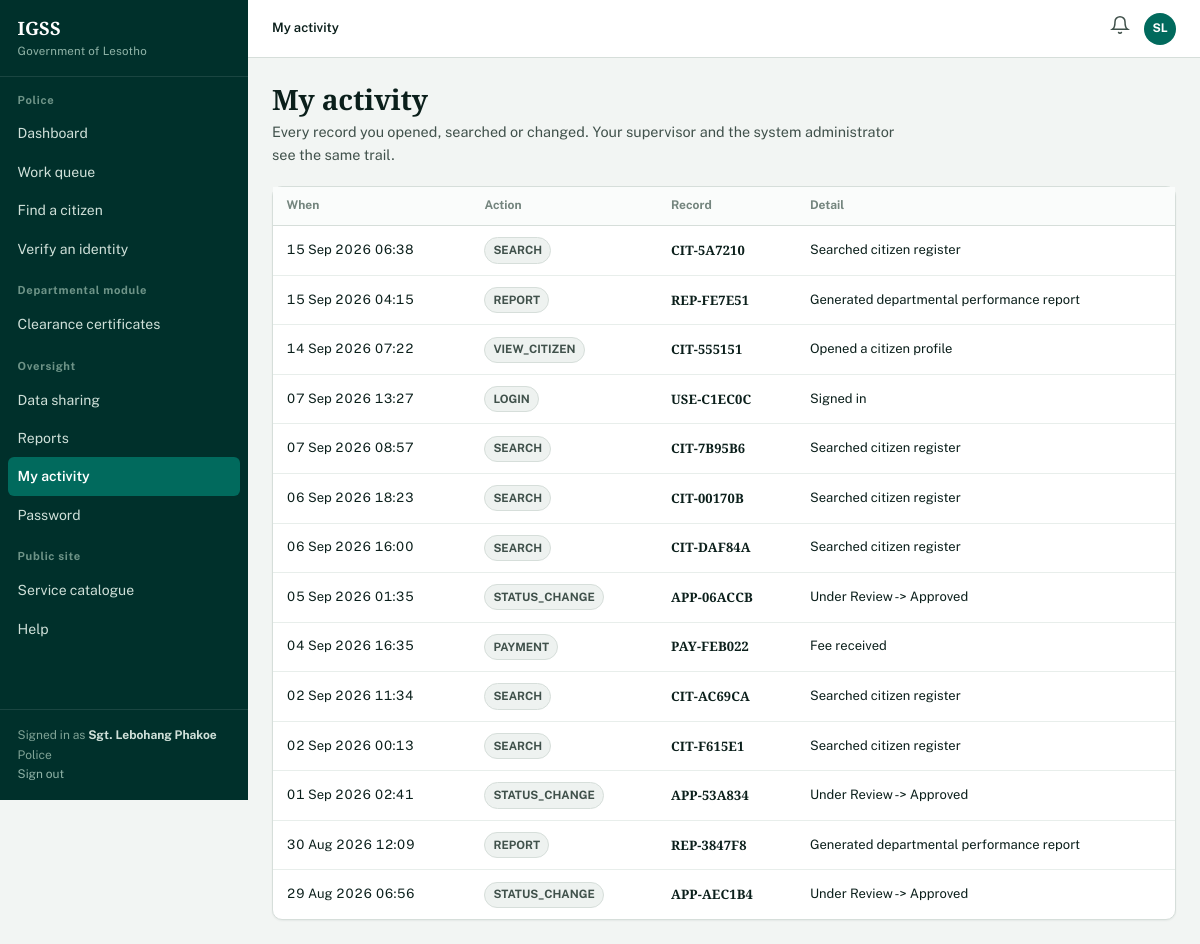
The page /staff/activity (signed in) on the database its author committed.
### models.py (models this page shows, shortened)
class Department(db.Model):
    __tablename__ = "departments"
    id = db.Column(db.Integer, primary_key=True)
    code = db.Column(db.String(6), unique=True, nullable=False)
    name = db.Column(db.String(100), nullable=False)
    ministry = db.Column(db.String(120))
    description = db.Column(db.Text)
    contact_phone = db.Column(db.String(30))
    contact_email = db.Column(db.String(120))
    head_office = db.Column(db.String(120))
    employees = db.relationship("Employee", back_populates="department")
    services = db.relationship("Service", back_populates="department")
    applications = db.relationship("Application", back_populates="department")

class Employee(db.Model):
    __tablename__ = "employees"
    id = db.Column(db.Integer, primary_key=True)
    user_id = db.Column(db.Integer, db.ForeignKey("users.id"), unique=True)
    department_id = db.Column(db.Integer, db.ForeignKey("departments.id"))
    employee_no = db.Column(db.String(20), unique=True, nullable=False)
    full_name = db.Column(db.String(120), nullable=False)
    position = db.Column(db.String(80))
    office = db.Column(db.String(80))
    phone = db.Column(db.String(20))
    can_approve = db.Column(db.Boolean, default=False)
    is_manager = db.Column(db.Boolean, default=False)
    created_at = db.Column(db.DateTime, default=datetime.utcnow)
    user = db.relationship("User", back_populates="employee")
    department = db.relationship("Department", back_populates="employees")
    handled = db.relationship("Application", back_populates="officer",
                              foreign_keys="Application.officer_id")

class AuditLog(db.Model):
    __tablename__ = "audit_logs"
    id = db.Column(db.Integer, primary_key=True)
    user_id = db.Column(db.Integer, db.ForeignKey("users.id"))
    actor = db.Column(db.String(120))
    department = db.Column(db.String(60))
    action = db.Column(db.String(60), index=True)
    entity = db.Column(db.String(60))
    entity_ref = db.Column(db.String(60))
    description = db.Column(db.Text)
    ip_address = db.Column(db.String(45))
    timestamp = db.Column(db.DateTime, default=datetime.utcnow, index=True)
    user = db.relationship("User", back_populates="audit_logs")

### blueprints/employee.py (the view)
@employee_bp.route("/activity")
@employee_required
def activity():
    logs = AuditLog.query.filter_by(user_id=current_user.id).order_by(
        AuditLog.timestamp.desc()).limit(200).all()
    return render_template("employee/activity.html", logs=logs)

### models.py (called while the page is built)
@login_manager.user_loader
def load_user(user_id):
    return db.session.get(User, int(user_id))

    @property
    def is_citizen(self):
        return self.role == "citizen"

    @property
    def is_employee(self):
        return self.role == "employee"

    @property
    def display_name(self):
        if self.citizen:
            return f"{self.citizen.first_name} {self.citizen.last_name}"
        if self.employee:
            return self.employee.full_name
        return self.username

    @property
    def initials(self):
        parts = self.display_name.split()
        return "".join(p[0] for p in parts[:2]).upper() or "?"

    @property
    def unread_count(self):
        return sum(1 for n in self.notifications if not n.read)

### utils/security.py (called while the page is built)
def role_required(*roles):
    def decorator(view):
        @wraps(view)
        def wrapped(*args, **kwargs):
            if not current_user.is_authenticated:
                return redirect(url_for("auth.login", next=request.path))
            if current_user.role not in roles:
                flash("Your account does not have access to that area.", "danger")
                return redirect(url_for("main.home"))
            return view(*args, **kwargs)
        return wrapped
    return decorator

### templates/employee/activity.html (shortened to what this page needs)
{% extends "base.html" %}
{% from "partials/macros.html" import empty %}
{% block crumb %}<strong>My activity</strong>{% endblock %}
{% block sidebar %}{% include "partials/nav.html" %}{% endblock %}
{% block content %}
<div class="page-head"><div>
  <h1>My activity</h1>
  <p class="lead">Every record you opened, searched or changed. Your supervisor and the
     system administrator see the same trail.</p>
</div></div>
<div class="panel">
  {% if logs %}
    <div class="table-wrap">
    <table>
      <thead><tr><th>When</th><th>Action</th><th>Record</th><th>Detail</th></tr></thead>
      <tbody>
        {% for l in logs %}
          <tr>
            <td class="small nowrap">{{ l.timestamp.strftime('%d %b %Y %H:%M') }}</td>
            <td><span class="badge badge-neutral">{{ l.action }}</span></td>
            <td class="small mono-ref">{{ l.entity_ref or '—' }}</td>
            <td class="small">{{ l.description or '' }}</td>
          </tr>
        {% endfor %}
      </tbody>
    </table>
    </div>
  {% else %}
    <div class="panel-body">{{ empty("Nothing logged yet", "Your trail starts as soon as you open a case or search the register.") }}</div>
  {% endif %}
</div>
{% endblock %}

### templates/base.html (shortened to what this page needs)
<!DOCTYPE html>
<html lang="en">
<head>
<link rel="stylesheet" href="{{ url_for('static', filename='css/style.css') }}">
</head>
<body>
<div class="shell">
  <aside class="sidebar">
    <div class="sidebar-brand">
      <a href="{{ url_for('main.dashboard_router') }}" style="text-decoration:none">
        <span class="crest">{{ SYSTEM_SHORT }}</span>
        <span class="crest-sub">{{ ORGANISATION }}</span>
      </a>
    </div>
    {% block sidebar %}{% endblock %}
    <div class="sidebar-foot">
      Signed in as <strong style="color:#CFE0D9">{{ current_user.display_name }}</strong><br>
      {% if current_user.is_employee and current_user.employee and current_user.employee.department %}
        {{ current_user.employee.department.name }}<br>
      {% elif current_user.is_admin %}
        System administration<br>
      {% endif %}
      <a href="{{ url_for('auth.logout') }}" style="color:#8FB3A7">Sign out</a>
    </div>
  </aside>
  <div class="main">
    <header class="topbar">
      <div class="crumb">{% block crumb %}{% endblock %}</div>
      <div class="topbar-actions">
        <a class="bell" data-bell href="{{ url_for('citizen.notifications') }}"
           aria-label="Notifications" title="Notifications">
          <svg width="20" height="20" viewBox="0 0 24 24" fill="none"
               stroke="currentColor" stroke-width="1.8" stroke-linecap="round">
            <path d="M18 8A6 6 0 0 0 6 8c0 7-3 9-3 9h18s-3-2-3-9"/>
            <path d="M13.7 21a2 2 0 0 1-3.4 0"/>
          </svg>
        </a>
        <span class="avatar" title="{{ current_user.display_name }}">{{ current_user.initials }}</span>
      </div>
    </header>
    <main class="content">
      {% block content %}{% endblock %}
    </main>
  </div>
</div>
</body>
</html>

### templates/partials/nav.html (shortened to what this page needs)
{% set ep = request.endpoint %}
{% if current_user.is_citizen %}
  <div class="sidebar-section">My services</div>
  <ul class="sidebar-nav">
    <li><a href="{{ url_for('citizen.dashboard') }}" class="{{ 'active' if ep == 'citizen.dashboard' }}">Dashboard</a></li>
    <li><a href="{{ url_for('citizen.apply_catalogue') }}" class="{{ 'active' if ep in ['citizen.apply_catalogue','citizen.apply'] }}">Apply for a service</a></li>
    <li><a href="{{ url_for('citizen.applications') }}" class="{{ 'active' if ep in ['citizen.applications','citizen.application_detail'] }}">My applications</a></li>
    <li><a href="{{ url_for('citizen.payments') }}" class="{{ 'active' if ep in ['citizen.payments','citizen.receipt'] }}">Payments</a></li>
  </ul>
  <div class="sidebar-section">My profile</div>
  <ul class="sidebar-nav">
    <li><a href="{{ url_for('citizen.profile') }}" class="{{ 'active' if ep == 'citizen.profile' }}">Personal details</a></li>
    <li><a href="{{ url_for('citizen.records') }}" class="{{ 'active' if ep == 'citizen.records' }}">My records</a></li>
    <li><a href="{{ url_for('citizen.documents') }}" class="{{ 'active' if ep == 'citizen.documents' }}">Document wallet</a></li>
    <li><a href="{{ url_for('citizen.notifications') }}" class="{{ 'active' if ep == 'citizen.notifications' }}">Notifications
      {% if current_user.unread_count %}<span class="pill-count">{{ current_user.unread_count }}</span>{% endif %}</a></li>
    <li><a href="{{ url_for('auth.change_password') }}" class="{{ 'active' if ep == 'auth.change_password' }}">Password</a></li>
  </ul>
{% elif current_user.is_employee %}
  {% set dept = current_user.employee.department if current_user.employee else None %}
  <div class="sidebar-section">{{ dept.name if dept else 'Workspace' }}</div>
  <ul class="sidebar-nav">
    <li><a href="{{ url_for('employee.dashboard') }}" class="{{ 'active' if ep == 'employee.dashboard' }}">Dashboard</a></li>
    <li><a href="{{ url_for('employee.queue') }}" class="{{ 'active' if ep in ['employee.queue','employee.application_detail'] }}">Work queue</a></li>
    <li><a href="{{ url_for('employee.search') }}" class="{{ 'active' if ep in ['employee.search','employee.citizen_profile'] }}">Find a citizen</a></li>
    <li><a href="{{ url_for('employee.verify_identity') }}" class="{{ 'active' if ep == 'employee.verify_identity' }}">Verify an identity</a></li>
  </ul>
  {% if dept %}
    <div class="sidebar-section">Departmental module</div>
    <ul class="sidebar-nav">
      {% if dept.code == 'HA' %}
        <li><a href="{{ url_for('departments.home_affairs') }}" class="{{ 'active' if ep == 'departments.home_affairs' }}">Identity and civil register</a></li>
        <li><a href="{{ url_for('departments.passport') }}" class="{{ 'active' if ep == 'departments.passport' }}">Passport services</a></li>
      {% elif dept.code == 'PAS' %}
        <li><a href="{{ url_for('departments.passport') }}" class="{{ 'active' if ep == 'departments.passport' }}">Passport register</a></li>
      {% elif dept.code == 'POL' %}
        <li><a href="{{ url_for('departments.police') }}" class="{{ 'active' if ep == 'departments.police' }}">Clearance certificates</a></li>
      {% elif dept.code == 'TRF' %}
        <li><a href="{{ url_for('departments.traffic') }}" class="{{ 'active' if ep == 'departments.traffic' }}">Licences and vehicles</a></li>
      {% elif dept.code == 'FIN' %}
        <li><a href="{{ url_for('departments.finance') }}" class="{{ 'active' if ep == 'departments.finance' }}">Revenue and accounts</a></li>
      {% elif dept.code == 'PEN' %}
        <li><a href="{{ url_for('departments.pensions') }}" class="{{ 'active' if ep == 'departments.pensions' }}">Grants and payroll</a></li>
      {% endif %}
    </ul>
  {% endif %}
  <div class="sidebar-section">Oversight</div>
  <ul class="sidebar-nav">
    <li><a href="{{ url_for('employee.access_requests') }}" class="{{ 'active' if ep == 'employee.access_requests' }}">Data sharing</a></li>
    <li><a href="{{ url_for('employee.reports') }}" class="{{ 'active' if ep == 'employee.reports' }}">Reports</a></li>
    <li><a href="{{ url_for('employee.activity') }}" class="{{ 'active' if ep == 'employee.activity' }}">My activity</a></li>
    <li><a href="{{ url_for('auth.change_password') }}" class="{{ 'active' if ep == 'auth.change_password' }}">Password</a></li>
  </ul>
{% endif %}
<div class="sidebar-section">Public site</div>
<ul class="sidebar-nav">
  <li><a href="{{ url_for('main.services') }}">Service catalogue</a></li>
  <li><a href="{{ url_for('main.help_page') }}">Help</a></li>
</ul>

### static/css/style.css (style rules this page uses)
:root { --green-900: #00302B; --green-800: #00453D; --green-700: #016A5D; --green-100: #E3EFEA; --ink: #0B1F1B; --ink-soft: #40514B; --ink-faint: #74857E; --paper: #F2F5F3; --surface: #FFFFFF; --rule: #D6DEDA; --rule-soft: #E8EEEB; --straw: #C89B2C; --straw-bg: #FBF3DE; --clear: #1F7A4D; --clear-bg: #E3F2E9; --stop: #A3302B; --stop-bg: #FBE9E8; --info: #1F3D6B; --info-bg: #E7EDF6; --dept-HA: #00453D; --dept-POL: #1F3D6B; --dept-TRF: #8A5A17; --dept-FIN: #0F5F63; --dept-PEN: #5B3A6E; --dept-PAS: #7A2E33; --sans: "Public Sans", -apple-system, "Segoe UI", Roboto, sans-serif; --slab: "Zilla Slab", Georgia, serif; --r-sm: 3px; --r-md: 6px; --r-lg: 10px; --shadow-low: 0 1px 2px rgba(11, 31, 27, .06); --shadow-mid: 0 4px 16px rgba(11, 31, 27, .10); --sidebar-w: 248px; }
* { box-sizing: border-box; }
html { -webkit-text-size-adjust: 100%; }
body { margin: 0; font-family: var(--sans); font-size: 15px; line-height: 1.6; color: var(--ink); background: var(--paper); font-variant-numeric: tabular-nums; }
h1, h2, h3, h4 { font-family: var(--slab); font-weight: 600; letter-spacing: -0.005em; color: var(--ink); margin: 0 0 .5rem; line-height: 1.25; }
h1 { font-size: 1.75rem; }
p { margin: 0 0 1rem; max-width: 72ch; }
a { color: var(--green-700); text-decoration: none; }
.small { font-size: .8125rem; }
.nowrap { white-space: nowrap; }
.shell { display: flex; min-height: 100vh; }
.sidebar { width: var(--sidebar-w); flex: 0 0 var(--sidebar-w); background: var(--green-900); color: #CFE0D9; display: flex; flex-direction: column; position: sticky; top: 0; height: 100vh; overflow-y: auto; }
.sidebar-brand { padding: 1.1rem 1.1rem .9rem; border-bottom: 1px solid rgba(255,255,255,.10); }
.sidebar-brand .crest { font-family: var(--slab); font-size: 1.15rem; font-weight: 600; color: #fff; display: block; line-height: 1.1; }
.sidebar-brand .crest-sub { font-size: .72rem; color: #8FB3A7; letter-spacing: .02em; }
.sidebar-section { padding: .9rem 1.1rem .3rem; font-size: .7rem; font-weight: 700; color: #6E9488; letter-spacing: .06em; }
.sidebar-nav { list-style: none; margin: 0; padding: 0 .5rem; }
.sidebar-nav a { display: flex; align-items: center; gap: .6rem; padding: .5rem .6rem; color: #CFE0D9; border-radius: var(--r-md); font-size: .875rem; text-decoration: none; transition: background .12s ease; }
.sidebar-nav a.active { background: var(--green-700); color: #fff; font-weight: 600; }
.sidebar-foot { margin-top: auto; padding: 1rem 1.1rem; border-top: 1px solid rgba(255,255,255,.10); font-size: .75rem; color: #7FA396; }
.main { flex: 1; min-width: 0; display: flex; flex-direction: column; }
.topbar { background: var(--surface); border-bottom: 1px solid var(--rule); padding: .65rem 1.5rem; display: flex; align-items: center; gap: 1rem; position: sticky; top: 0; z-index: 20; }
.topbar .crumb { font-size: .8125rem; color: var(--ink-faint); }
.topbar .crumb strong { color: var(--ink); font-weight: 600; }
.topbar-actions { margin-left: auto; display: flex; align-items: center; gap: .6rem; }
.avatar { width: 32px; height: 32px; border-radius: 50%; background: var(--green-700); color: #fff; display: grid; place-items: center; font-size: .75rem; font-weight: 700; flex: 0 0 32px; }
.bell { position: relative; color: var(--ink-soft); padding: .3rem; }
.content { padding: 1.5rem; flex: 1; }
.page-head { display: flex; align-items: flex-end; gap: 1rem; flex-wrap: wrap; margin-bottom: 1.25rem; }
.page-head h1 { margin: 0; }
.page-head .lead { color: var(--ink-soft); margin: .15rem 0 0; font-size: .9rem; }
.panel { background: var(--surface); border: 1px solid var(--rule); border-radius: var(--r-lg); box-shadow: var(--shadow-low); }
table { width: 100%; border-collapse: collapse; }
thead th { text-align: left; font-size: .75rem; font-weight: 700; color: var(--ink-faint); padding: .6rem .85rem; border-bottom: 1px solid var(--rule); background: #FAFCFB; white-space: nowrap; }
tbody td { padding: .7rem .85rem; border-bottom: 1px solid var(--rule-soft); vertical-align: middle; font-size: .875rem; }
tbody tr:last-child td { border-bottom: 0; }
.table-wrap { overflow-x: auto; }
.mono-ref { font-family: var(--slab); font-weight: 600; letter-spacing: .01em; white-space: nowrap; }
.badge { display: inline-block; font-size: .72rem; font-weight: 700; padding: .18rem .5rem; border-radius: 20px; white-space: nowrap; border: 1px solid transparent; }
.badge-neutral { background: #EEF2F0; color: var(--ink-soft); border-color: var(--rule); }

### rows shown on the page
Department: name "Police", employee.department.name "Police"
Employee: display_name "Sgt. Lebohang Phakoe", initials "SL"
AuditLog: timestamp "15 Sep 2026 06:38", action "SEARCH", entity_ref "CIT-5A7210", description "Searched citizen register"
AuditLog: timestamp "15 Sep 2026 04:15", action "REPORT", entity_ref "REP-FE7E51", description "Generated departmental performance report"
AuditLog: timestamp "14 Sep 2026 07:22", action "VIEW_CITIZEN", entity_ref "CIT-555151", description "Opened a citizen profile"
AuditLog: timestamp "07 Sep 2026 13:27", action "LOGIN", entity_ref "USE-C1EC0C", description "Signed in"
AuditLog: timestamp "07 Sep 2026 08:57", action "SEARCH", entity_ref "CIT-7B95B6", description "Searched citizen register"
AuditLog: timestamp "06 Sep 2026 18:23", action "SEARCH", entity_ref "CIT-00170B", description "Searched citizen register"
AuditLog: timestamp "06 Sep 2026 16:00", action "SEARCH", entity_ref "CIT-DAF84A", description "Searched citizen register"
AuditLog: timestamp "05 Sep 2026 01:35", action "STATUS_CHANGE", entity_ref "APP-06ACCB", description "Under Review -> Approved"
AuditLog: timestamp "04 Sep 2026 16:35", action "PAYMENT", entity_ref "PAY-FEB022", description "Fee received"
AuditLog: timestamp "02 Sep 2026 11:34", action "SEARCH", entity_ref "CIT-AC69CA", description "Searched citizen register"
AuditLog: timestamp "02 Sep 2026 00:13", action "SEARCH", entity_ref "CIT-F615E1", description "Searched citizen register"
AuditLog: timestamp "01 Sep 2026 02:41", action "STATUS_CHANGE", entity_ref "APP-53A834", description "Under Review -> Approved"
AuditLog: timestamp "30 Aug 2026 12:09", action "REPORT", entity_ref "REP-3847F8", description "Generated departmental performance report"
AuditLog: timestamp "29 Aug 2026 06:56", action "STATUS_CHANGE", entity_ref "APP-AEC1B4", description "Under Review -> Approved"

### other values the page prints
{{ SYSTEM_SHORT }} "IGSS"
{{ ORGANISATION }} "Government of Lesotho"
